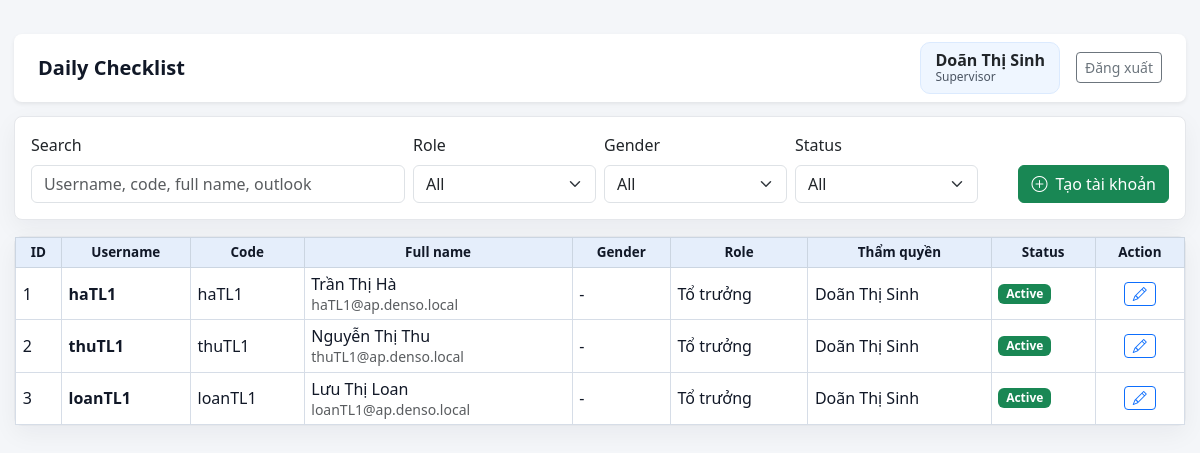
The app's page /admin/users (signed in) with its own data.
### models.py (models this page shows, shortened)
class User(db.Model):
    __tablename__ = "users"
    __table_args__ = (
        CheckConstraint(
            "role IN ('admin', 'manager', 'supervisor', 'leader', 'staff')",
            name="ck_users_role",
        ),
        CheckConstraint(
            "gender IS NULL OR gender IN ('male', 'female', 'other')",
            name="ck_users_gender",
        ),
    )
    id = db.Column(db.Integer, primary_key=True)
    username = db.Column(db.String(50), unique=True, nullable=False, index=True)
    password_hash = db.Column(db.String(255), nullable=False)
    full_name = db.Column(db.String(120), nullable=False)
    employee_code = db.Column(db.String(30), unique=True, nullable=False, index=True)
    outlook_email = db.Column(db.String(255), nullable=True)
    gender = db.Column(db.String(20), nullable=True)
    department = db.Column(db.String(120), nullable=False)
    line_name = db.Column(db.String(120), nullable=False)
    role = db.Column(db.String(20), nullable=False, default=ROLE_STAFF)
    manager_id = db.Column(db.Integer, db.ForeignKey("users.id"), nullable=True, index=True)
    supervisor_id = db.Column(db.Integer, db.ForeignKey("users.id"), nullable=True, index=True)
    leader_id = db.Column(db.Integer, db.ForeignKey("users.id"), nullable=True, index=True)
    is_active = db.Column(db.Boolean, nullable=False, default=True)
    created_at = db.Column(db.DateTime, nullable=False, default=datetime.utcnow)
    manager = db.relationship(
        "User",
        remote_side=[id],
        foreign_keys=[manager_id],
        backref="managed_users",
    )
    supervisor = db.relationship(
        "User",
        remote_side=[id],
        foreign_keys=[supervisor_id],
        backref="supervised_users",
    )
    leader = db.relationship(
        "User",
        remote_side=[id],
        foreign_keys=[leader_id],
        backref="led_users",
    )
    daily_sheets = db.relationship("DailyCheckSheet", back_populates="user")
    daily_results = db.relationship("DailyCheckResult", back_populates="user")
    abnormal_reports = db.relationship("AbnormalReport", back_populates="user")
    owned_confirmations = db.relationship(
        "DailyConfirmation",
        foreign_keys="DailyConfirmation.user_id",
        back_populates="user",
    )
    signed_confirmations = db.relationship(
        "DailyConfirmation",
        foreign_keys="DailyConfirmation.confirmed_by",
        back_populates="signer",
    )
    user_lines = db.relationship(
        "UserLine",
        back_populates="user",
        cascade="all, delete-orphan",
    )
    notifications = db.relationship(
        "Notification",
        back_populates="user",
        cascade="all, delete-orphan",
    )

### routes/admin_routes.py (the view, shortened to what this page needs)
@admin_bp.route("/users", methods=["GET", "POST"])
@manager_or_admin_required
def users():
    edit_user_id = request.args.get("edit", type=int)
    edit_user = User.query.get(edit_user_id) if edit_user_id else None
    keyword = request.args.get("q", "").strip()
    role_filter = request.args.get("role", "").strip()
    gender_filter = request.args.get("gender", "").strip()
    status_filter = request.args.get("status", "").strip()
    query = visible_user_query(g.current_user)
    if role_filter:
        query = query.filter(User.role == role_filter)
    if gender_filter:
        query = query.filter(User.gender == gender_filter)
    if status_filter == "active":
        query = query.filter(User.is_active.is_(True))
    elif status_filter == "locked":
        query = query.filter(User.is_active.is_(False))
    page = max(request.args.get("page", 1, type=int), 1)
    per_page = 10
    total_users = query.count()
    users_data = query.order_by(User.id.desc()).offset((page - 1) * per_page).limit(per_page).all()
    lines = Line.query.filter_by(is_active=True).order_by(Line.line_name.asc()).all()
    managers = User.query.filter_by(role=ROLE_MANAGER, is_active=True).order_by(User.full_name.asc()).all()
    supervisors = User.query.filter_by(role=ROLE_SUPERVISOR, is_active=True).order_by(User.full_name.asc()).all()
    leaders = User.query.filter_by(role=ROLE_LEADER, is_active=True).order_by(User.full_name.asc()).all()
    return render_template(
        "admin_users.html",
        users=users_data,
        lines=lines,
        managers=managers,
        supervisors=supervisors,
        leaders=leaders,
        edit_user=edit_user,
        roles=role_options_for(g.current_user),
        genders=["male", "female", "other"],
        filters={"q": keyword, "role": role_filter, "gender": gender_filter, "status": status_filter},
        pagination={"page": page, "pages": max(math.ceil(total_users / per_page), 1), "total": total_users},
        current_endpoint="admin.users",
        create_modal=request.args.get("create") == "1",
    )

### routes/admin_routes.py (called while the page is built)
def role_options_for(user: User) -> list[str]:
    if user.role == ROLE_MANAGER:
        return [ROLE_SUPERVISOR]
    if user.role == ROLE_SUPERVISOR:
        return [ROLE_LEADER]
    if user.role == ROLE_LEADER:
        return [ROLE_STAFF]
    return [ROLE_ADMIN, ROLE_MANAGER, ROLE_SUPERVISOR, ROLE_LEADER, ROLE_STAFF]

def visible_user_query(actor: User):
    query = User.query
    if actor.role == ROLE_MANAGER:
        return query.filter(User.role == ROLE_SUPERVISOR, User.manager_id == actor.id)
    if actor.role == ROLE_SUPERVISOR:
        return query.filter(User.role == ROLE_LEADER, User.supervisor_id == actor.id)
    if actor.role == ROLE_LEADER:
        return query.filter(User.role == ROLE_STAFF, User.leader_id == actor.id)
    return query

### routes/auth_routes.py (called while the page is built)
def get_current_user() -> User | None:
    if hasattr(g, "current_user"):
        return g.current_user
    user_id = session.get("user_id")
    g.current_user = User.query.get(user_id) if user_id else None
    return g.current_user

def manager_or_admin_required(view):
    @wraps(view)
    def wrapped_view(*args, **kwargs):
        user = get_current_user()
        if not user:
            flash("Vui lòng đăng nhập để tiếp tục.", "warning")
            return redirect(url_for("auth.login"))
        if user.role not in {"manager", "admin", "supervisor", "leader"}:
            flash("Bạn không có quyền truy cập trang này.", "danger")
            return redirect(url_for("checklist.dashboard"))
        return view(*args, **kwargs)
    return wrapped_view

@auth_bp.before_app_request
def load_logged_in_user() -> None:
    g.current_user = get_current_user()

### templates/admin_users.html (shortened to what this page needs)
{% extends "admin_layout.html" %}
{% macro authority_name(user) -%}
    {%- if user.role == 'supervisor' and user.manager -%}{{ user.manager.full_name }}
    {%- elif user.role == 'leader' and user.supervisor -%}{{ user.supervisor.full_name }}
    {%- elif user.role == 'staff' and user.leader -%}{{ user.leader.full_name }}
    {%- else -%}-
    {%- endif -%}
{%- endmacro %}
{% block admin_content %}
<section class="card mb-3">
    <div class="card-body">
        <div class="row g-2 align-items-end live-filter" data-target="#usersTable">
            <div class="col-12 col-lg-4">
                <label class="form-label">Search</label>
                <input class="form-control" data-filter="text" placeholder="Username, code, full name, outlook">
            </div>
            <div class="col-6 col-lg-2">
                <label class="form-label">Role</label>
                <select class="form-select" data-filter="role">
                    <option value="">All</option>
                </select>
            </div>
            <div class="col-6 col-lg-2">
                <label class="form-label">Gender</label>
                <select class="form-select" data-filter="gender">
                    <option value="">All</option>
                </select>
            </div>
            <div class="col-6 col-lg-2">
                <label class="form-label">Status</label>
                <select class="form-select" data-filter="status">
                    <option value="">All</option>
                </select>
            </div>
            <div class="col-6 col-lg-2 text-end">
                <button class="btn btn-success" type="button" data-bs-toggle="modal" data-bs-target="#createUserModal">
                    <i class="bi bi-plus-circle me-1"></i> Tạo tài khoản
                </button>
            </div>
        </div>
    </div>
</section>
<section class="card">
    <div class="card-body p-0">
        <div class="table-responsive table-fill">
            <table id="usersTable" class="table table-checklist table-hover align-middle mb-0">
                <thead>
                    <tr>
                        <th>ID</th>
                        <th>Username</th>
                        <th>Code</th>
                        <th>Full name</th>
                        <th>Gender</th>
                        <th>Role</th>
                        <th>Thẩm quyền</th>
                        <th>Status</th>
                        <th>Action</th>
                    </tr>
                </thead>
                <tbody>
                    {% for user in users %}
                    <tr data-search="{{ user.username }} {{ user.employee_code }} {{ user.full_name }} {{ user.outlook_email or '' }}" data-role="{{ user.role }}" data-gender="{{ user.gender or '' }}" data-status="{{ 'active' if user.is_active else 'locked' }}">
                        <td>{{ loop.index }}</td>
                        <td class="fw-semibold">{{ user.username }}</td>
                        <td>{{ user.employee_code }}</td>
                        <td>{{ user.full_name }}<div class="small text-muted">{{ user.outlook_email or '-' }}</div></td>
                        <td>{{ user.gender or '-' }}</td>
                        <td>{{ role_label(user.role) }}</td>
                        <td>{{ authority_name(user) }}</td>
                        <td><span class="badge {% if user.is_active %}text-bg-success{% else %}text-bg-secondary{% endif %}">{{ "Active" if user.is_active else "Locked" }}</span></td>
                        <td>
                            <div class="d-flex flex-wrap gap-1 justify-content-center">
                                <button class="btn btn-sm btn-outline-primary" type="button" data-bs-toggle="modal" data-bs-target="#editUser{{ user.id }}" title="Edit"><i class="bi bi-pencil"></i></button>
                            </div>
                        </td>
                    </tr>
                    {% else %}
                    <tr><td colspan="9" class="text-center text-muted py-4">Không có tài khoản.</td></tr>
                    {% endfor %}
                </tbody>
            </table>
        </div>
    </div>
</section>
{% endblock %}

### templates/base.html (shortened to what this page needs)
﻿<!doctype html>
<html lang="{{ current_lang }}">
<head>
    <link rel="stylesheet" href="{{ url_for('static', filename='vendor/bootstrap/css/bootstrap.min.css') }}">
    <link rel="stylesheet" href="https://cdn.jsdelivr.net/npm/bootstrap-icons@1.11.3/font/bootstrap-icons.min.css">
    <link rel="stylesheet" href="{{ url_for('static', filename='css/style.css') }}">
</head>
<body>
    {% block body %}
    <div class="container-fluid main-wrapper {% if current_user and notifications is defined and notifications %}has-notif-bar{% endif %}">
        <nav class="navbar navbar-expand-lg navbar-light bg-white shadow-sm rounded-3 px-3 px-lg-4 mb-4">
            <div class="container-fluid px-0">
                <a class="navbar-brand fw-bold" href="{{ url_for('checklist.dashboard') }}">Daily Checklist</a>
                <div class="d-flex align-items-center gap-3">
                    {% if current_user %}
                        <a href="{{ url_for('auth.profile') }}" class="user-pill text-decoration-none text-dark">
                            <strong>{{ current_user.full_name }}</strong>
                            <span>{{ role_label(current_user.role) }}{% if current_user.role == 'staff' %} | {{ current_user.line_name }}{% endif %}</span>
                        </a>
                        <a class="btn btn-outline-secondary btn-sm" href="{{ url_for('auth.logout') }}">{{ t('logout') }}</a>
                    {% endif %}
                </div>
            </div>
        </nav>
        {% block content %}{% endblock %}
    </div>
    {% endblock %}
</body>
</html>

### static/css/style.css (style rules this page uses)
body { background: #f4f6f9; color: #1f2937; font-family: "Segoe UI", Tahoma, Geneva, Verdana, sans-serif; }
.main-wrapper { width: 100%; padding: 10px 14px; max-width: none; }
.main-wrapper > .navbar { min-height: 58px; margin-bottom: 14px !important; }
.navbar-brand { color: #111827; }
.user-pill { display: flex; flex-direction: column; padding: 8px 14px; border-radius: 10px; background: #eff6ff; border: 1px solid #dbeafe; line-height: 1.2; }
.user-pill span { font-size: 12px; color: #4b5563; }
.card { border-radius: 8px; border: 1px solid #e5e7eb; box-shadow: 0 8px 24px rgba(15, 23, 42, 0.05); }
.table-fill { max-height: calc(100vh - 285px); overflow: auto; }
.table-checklist { border-color: #cfd8e3; }
.table-checklist th { background: #e5eefb; color: #111827; font-weight: 700; font-size: 0.84rem; text-align: center; vertical-align: middle; border: 1px solid #cbd5e1; padding: 0.36rem 0.42rem; }
.table-checklist td { vertical-align: middle; color: #111827; border: 1px solid #d6dde7; padding: 0.32rem 0.42rem; }

### records on screen
User: full_name "Doãn Thị Sinh", role "Supervisor"
User: username "haTL1", employee_code "haTL1", full_name "Trần Thị Hà", outlook_email "haTL1@ap.denso.local", gender "-", role "Tổ trưởng", supervisor.full_name "Doãn Thị Sinh", is_active "Active"
User: username "thuTL1", employee_code "thuTL1", full_name "Nguyễn Thị Thu", outlook_email "thuTL1@ap.denso.local", gender "-", role "Tổ trưởng", supervisor.full_name "Doãn Thị Sinh", is_active "Active"
User: username "loanTL1", employee_code "loanTL1", full_name "Lưu Thị Loan", outlook_email "loanTL1@ap.denso.local", gender "-", role "Tổ trưởng", supervisor.full_name "Doãn Thị Sinh", is_active "Active"

### other values on screen
{{ t('logout') }} "Đăng xuất"
